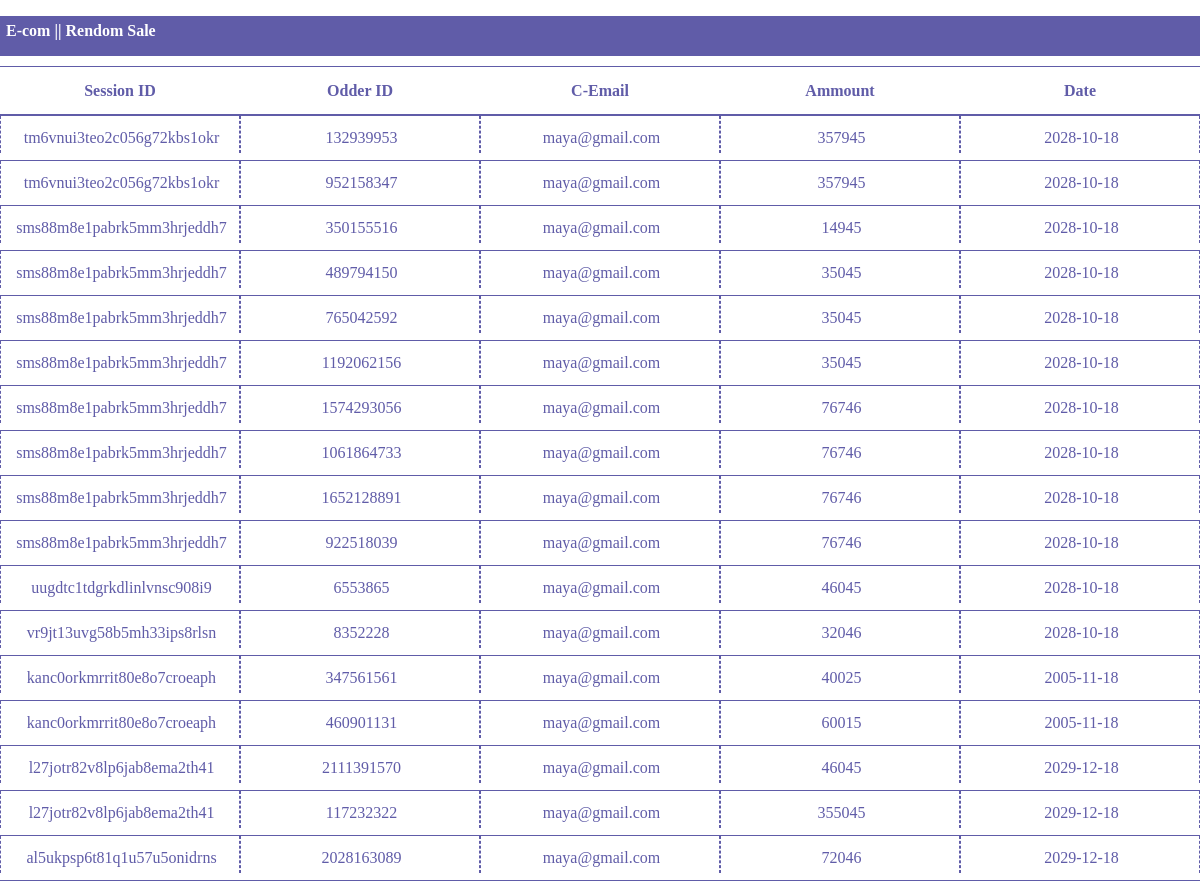
The app's page /admin/rendom_sale.php with its own data.
### tables this page shows
CREATE TABLE `sale_details` (
  `session_id` varchar(100) DEFAULT NULL,
  `customar_name` varchar(40) DEFAULT NULL,
  `customar_email` varchar(40) DEFAULT NULL,
  `customar_info` varchar(100) DEFAULT NULL,
  `order_code` varchar(100) DEFAULT NULL,
  `total_sale_ammount` int(100) DEFAULT NULL,
  `date` varchar(20) DEFAULT NULL
);

### admin/rendom_sale.php (the view, shortened to what this page needs)
<?php
	$con = new Con();
	$con->db_con('localhost','root');
	$con->db_select('e_com');
?>
<!DOCTYPE html>
<html lang="en">
<head>
</head>
<body>
	<div class="header_sec">
		<section>
			<h4>E-com || Rendom Sale</h4>
		</section>
	</div>
	<div class="show_sale_container">
		<div class="show_sale_th">
			<ul>
				<li>Session ID</li>
				<li>Odder ID</li>
				<li>C-Email</li>
				<li>Ammount</li>
				<li>Date</li>
			</ul>
		</div>
				<?php
					$sale_table = $con->query("SELECT * FROM e_com.sale_details");
					if($sale_table){
						if($sale_table->num_rows > 0){
							while($sale_table_all = $sale_table->fetch_object()){
								?>
								<div class="show_sale_td">
									<ul>
										<li><?=$sale_table_all->session_id ?></li>
										<li><?=$sale_table_all->order_code ?></li>
										<li><?=$sale_table_all->customar_email ?></li>
										<li><?=$sale_table_all->total_sale_ammount ?></li>
										<li><?=$sale_table_all->date ?></li>
									</ul>
								</div>
								<?php
							}
						}
					}
				?>
	</div>
</body>
</html>

### admin/rendom_sale.php (style rules this page uses)
* { margin: 0; padding: 0; box-sizing: border-box; }
.header_sec { height: 40px; width: 100%; background-color: #605CA8; float: left; color: #ffffff; margin-top: 16px; }
.header_sec h4 { padding: 6px; }
.show_sale_container { width: 100%; float: left; }
.show_sale_th { height: 50px; width: 100%; margin-top: 10px; float: left; border-top: 1px #605CA8 solid; border-bottom: 2px #605CA8 solid; }
.show_sale_th ul { list-style: none; }
.show_sale_th ul li { float: left; width: 20%; color: #605CA8; font-weight: bold; line-height: 30px; margin:9px 0px; text-align: center; }
.show_sale_td { width: 100%; height: 45px; float: left; border-bottom: 1px #605CA8 solid; }
.show_sale_td ul { list-style: none; }
.show_sale_td ul li { float: left; color: #605CA8; line-height: 30px; width: 20%; padding: 7px 0px 0px 3px; overflow: hidden; text-align: center; border-right: 0.5px dashed #605CA8; border-left: 0.5px dashed #605CA8; }

### records on screen
sale_details: session "tm6vnui3teo2c056g72kbs1okr", order_code "132939953", customar_email "maya@gmail.com", total_sale_ammount "357945", date "2028-10-18"
sale_details: session "tm6vnui3teo2c056g72kbs1okr", order_code "952158347", customar_email "maya@gmail.com", total_sale_ammount "357945", date "2028-10-18"
sale_details: session "sms88m8e1pabrk5mm3hrjeddh7", order_code "350155516", customar_email "maya@gmail.com", total_sale_ammount "14945", date "2028-10-18"
sale_details: session "sms88m8e1pabrk5mm3hrjeddh7", order_code "489794150", customar_email "maya@gmail.com", total_sale_ammount "35045", date "2028-10-18"
sale_details: session "sms88m8e1pabrk5mm3hrjeddh7", order_code "765042592", customar_email "maya@gmail.com", total_sale_ammount "35045", date "2028-10-18"
sale_details: session "sms88m8e1pabrk5mm3hrjeddh7", order_code "1192062156", customar_email "maya@gmail.com", total_sale_ammount "35045", date "2028-10-18"
sale_details: session "sms88m8e1pabrk5mm3hrjeddh7", order_code "1574293056", customar_email "maya@gmail.com", total_sale_ammount "76746", date "2028-10-18"
sale_details: session "sms88m8e1pabrk5mm3hrjeddh7", order_code "1061864733", customar_email "maya@gmail.com", total_sale_ammount "76746", date "2028-10-18"
sale_details: session "sms88m8e1pabrk5mm3hrjeddh7", order_code "1652128891", customar_email "maya@gmail.com", total_sale_ammount "76746", date "2028-10-18"
sale_details: session "sms88m8e1pabrk5mm3hrjeddh7", order_code "922518039", customar_email "maya@gmail.com", total_sale_ammount "76746", date "2028-10-18"
sale_details: session "uugdtc1tdgrkdlinlvnsc908i9", order_code "6553865", customar_email "maya@gmail.com", total_sale_ammount "46045", date "2028-10-18"
sale_details: session "vr9jt13uvg58b5mh33ips8rlsn", order_code "8352228", customar_email "maya@gmail.com", total_sale_ammount "32046", date "2028-10-18"
sale_details: session "kanc0orkmrrit80e8o7croeaph", order_code "347561561", customar_email "maya@gmail.com", total_sale_ammount "40025", date "2005-11-18"
sale_details: session "kanc0orkmrrit80e8o7croeaph", order_code "460901131", customar_email "maya@gmail.com", total_sale_ammount "60015", date "2005-11-18"
sale_details: session "l27jotr82v8lp6jab8ema2th41", order_code "2111391570", customar_email "maya@gmail.com", total_sale_ammount "46045", date "2029-12-18"
sale_details: session "l27jotr82v8lp6jab8ema2th41", order_code "117232322", customar_email "maya@gmail.com", total_sale_ammount "355045", date "2029-12-18"
sale_details: session "al5ukpsp6t81q1u57u5onidrns", order_code "2028163089", customar_email "maya@gmail.com", total_sale_ammount "72046", date "2029-12-18"
